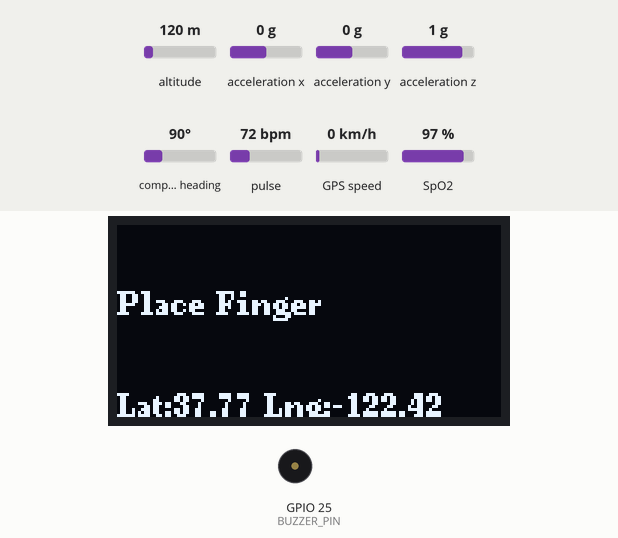
Simulated run of this sketch. Board: ESP32. On the bench: 128×64 one-colour display, buzzer (waves = sounding, pin HIGH). The inputs (shaded band) are chosen by the test bench; at power-on: pulse 72 bpm, SpO2 97 %, altitude 120 m, acceleration x 0 g, acceleration y 0 g, acceleration z 1 g, compass heading 90°, GPS speed 0 km/h. WiFi joins after 1.5 s; servers stay silent unless stated; the GPS gets a fix after 3 s at 37.7749, -122.4194 with 8 satellites; what the sketch prints to the serial monitor is not drawn.

Above: at 3.5 s.
3.6 s: pulse set to 42 bpm
At 6.7 s:
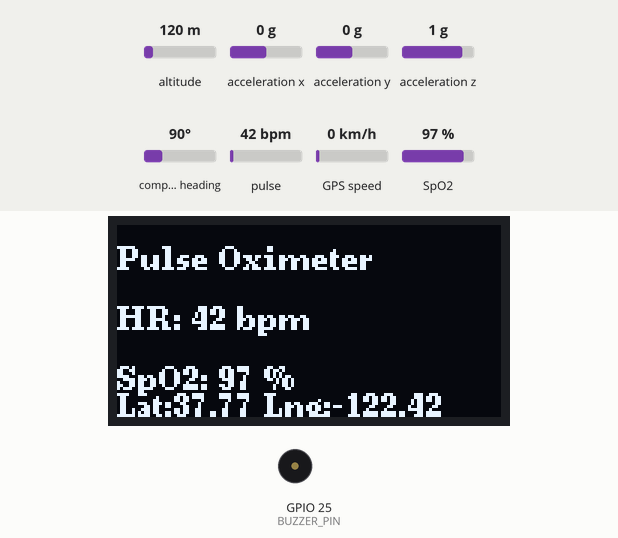
7.0 s: SpO2 set to 90 %
At 8.8 s:
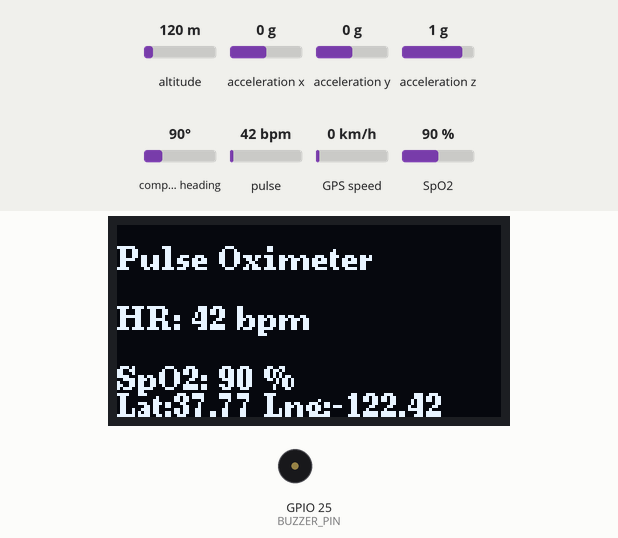
9.1 s: pulse set to 70 bpm
At 10.8 s:
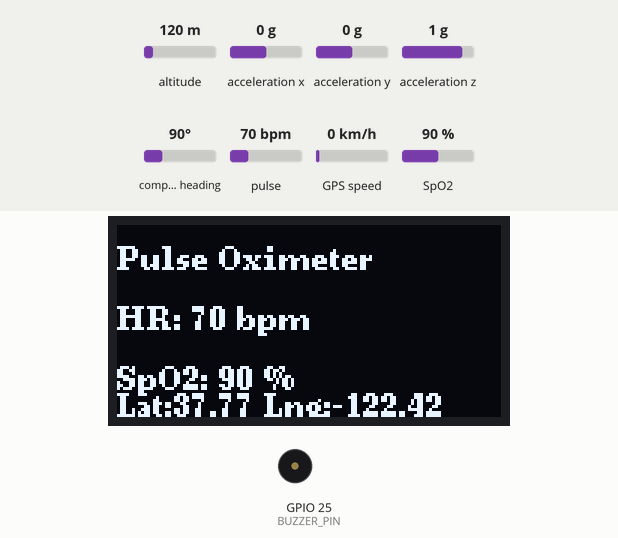
11.2 s: SpO2 set to 87 %
At 12.8 s:
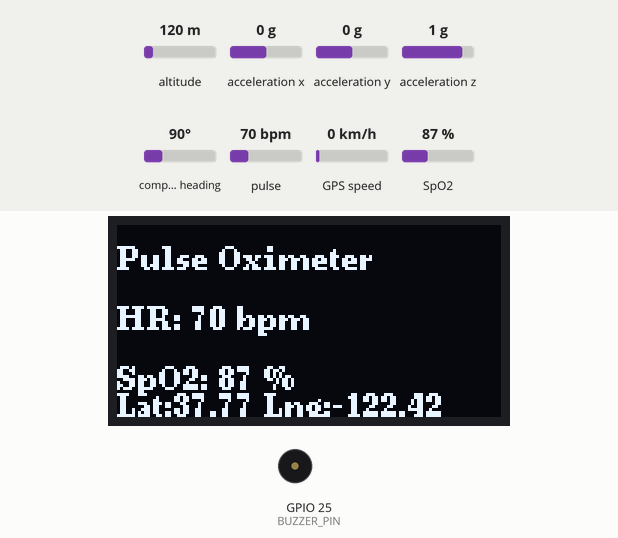
13.2 s: SpO2 set to 84 %
At 14.8 s:
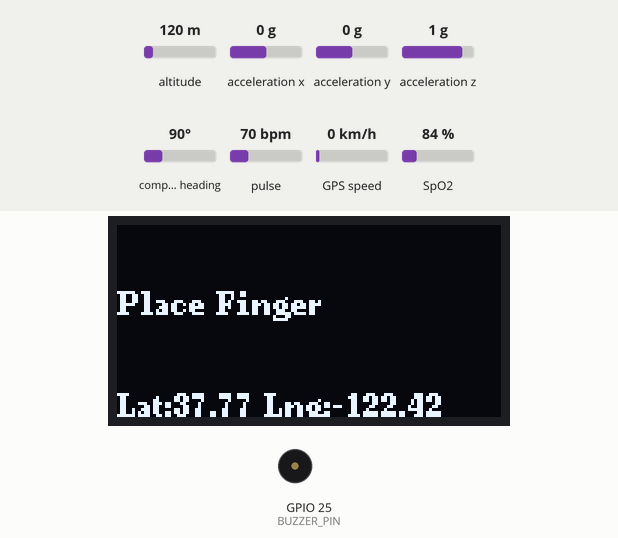
Timing chart, 0 to 16.3 s (numbered marks = the images above; inputs shaded):
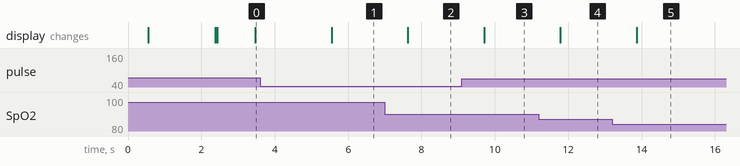

The sketch:

The_Final_Code.ino
```cpp
#define BLYNK_TEMPLATE_ID "TMPL3XZ5qjI5u"
#define BLYNK_TEMPLATE_NAME "Fall Detector and Heart Rate monitor 2"
#define BLYNK_AUTH_TOKEN "4wi7bOid5ebC80e6ozPwusonIHxhRKl6"


#include <Wire.h>
#include <WiFi.h>
#include <BlynkSimpleEsp32.h>
#include <U8g2lib.h>
#include "MAX30100_PulseOximeter.h"
#include <Adafruit_Sensor.h>
#include <Adafruit_ADXL345_U.h>
#include <TinyGPSPlus.h>
#include <HardwareSerial.h>

// WiFi credentials
char ssid[] = "MANIT";
char pass[] = "";

// OLED
U8G2_SH1106_128X64_NONAME_F_HW_I2C u8g2(U8G2_R0, U8X8_PIN_NONE);

// MAX30100
PulseOximeter pox;
#define REPORTING_PERIOD_MS 1000
uint32_t tsLastReport = 0;

// ADXL345
Adafruit_ADXL345_Unified accel = Adafruit_ADXL345_Unified(12345);
const float FALL_THRESHOLD = 40.0;
const float SUDDEN_IMPACT_THRESHOLD = 10.0;
float prevAccel = 0;
unsigned long lastFallTime = 0;
const unsigned long FALL_ALERT_INTERVAL = 5000; // 5 sec

// Buzzer & Button
#define BUZZER_PIN 25
#define BUTTON_PIN 26
bool buzzerOn = false;
unsigned long buzzerStartTime = 0;
const unsigned long BUZZER_TIMEOUT = 6000; // 6 seconds

// GPS
TinyGPSPlus gps;
HardwareSerial GPSserial(1); // UART1 (GPIO 16 = RX, 17 = TX)

void onBeatDetected() {
  Serial.println("Beat!");
}

void setup() {
  Serial.begin(115200);
  delay(500);
  Wire.begin(21, 22);  // SDA, SCL

  // OLED
  u8g2.begin();
  u8g2.setFont(u8g2_font_ncenB08_tr);
  u8g2.clearBuffer();
  u8g2.drawStr(20, 15, "Initialising...");

// Smiley face
u8g2.drawCircle(64, 40, 18);    // Head
u8g2.drawDisc(56, 34, 2);       // Left eye
u8g2.drawDisc(72, 34, 2);       // Right eye

// Smile (using lines for better arc)
u8g2.drawLine(56, 46, 59, 48);
u8g2.drawLine(59, 48, 64, 49);
u8g2.drawLine(64, 49, 69, 48);
u8g2.drawLine(69, 48, 72, 46);

u8g2.sendBuffer();


  // Blynk
  Blynk.begin(BLYNK_AUTH_TOKEN, ssid, pass);

  // MAX30100
  if (!pox.begin()) {
    Serial.println("MAX30100 FAILED");
    u8g2.clearBuffer();
    u8g2.drawStr(0, 30, "MAX30100 FAILED");
    u8g2.sendBuffer();
    while (1);
  }
  pox.setIRLedCurrent(MAX30100_LED_CURR_27_1MA);
  pox.setOnBeatDetectedCallback(onBeatDetected);
  u8g2.clearBuffer();
  u8g2.drawStr(0, 30, "MAX30100 SUCCESS");
  u8g2.sendBuffer();

  // ADXL345
  if (!accel.begin()) {
    Serial.println("ADXL345 not detected");
    while (1);
  }
  accel.setRange(ADXL345_RANGE_16_G);
  Serial.println("ADXL345 Ready");

  // Buzzer & Button
  pinMode(BUZZER_PIN, OUTPUT);
  pinMode(BUTTON_PIN, INPUT_PULLUP);
  digitalWrite(BUZZER_PIN, LOW);

  // GPS
  GPSserial.begin(9600, SERIAL_8N1, 16, 17);
  Serial.println("GPS Initialized");
}

void loop() {
  Blynk.run();
  pox.update();
  delay(10); // small required delay

  // Read GPS data
  while (GPSserial.available()) {
    gps.encode(GPSserial.read());
  }

  // Accelerometer
  sensors_event_t event;
  accel.getEvent(&event);
  float ax = event.acceleration.x;
  float ay = event.acceleration.y;
  float az = event.acceleration.z;
  float totalAccel = sqrt(ax * ax + ay * ay + az * az);
  float accelChange = abs(totalAccel - prevAccel);
  prevAccel = totalAccel;

  // Fall detection
  if (totalAccel > FALL_THRESHOLD && accelChange > SUDDEN_IMPACT_THRESHOLD && millis() - lastFallTime > FALL_ALERT_INTERVAL) {
    Serial.println("🚨 Fall Detected!");
    Blynk.logEvent("fall_detected", "⚠️ Fall Detected!⚠️");

    // Send GPS location with alert
    if (gps.location.isValid()) {
      Blynk.virtualWrite(V2, gps.location.lat());
      Blynk.virtualWrite(V3, gps.location.lng());

      String link = "https://maps.google.com/?q=" + String(gps.location.lat(), 6) + "," + String(gps.location.lng(), 6);
      Blynk.logEvent("gps_location", link);
    }

    digitalWrite(BUZZER_PIN, HIGH);
    buzzerOn = true;
    buzzerStartTime = millis();
    lastFallTime = millis();
  }

  // Buzzer cancel or timeout
  if (buzzerOn) {
    if (digitalRead(BUTTON_PIN) == LOW) {
      Serial.println("✅ Button Pressed - User is OK");
      digitalWrite(BUZZER_PIN, LOW);
      buzzerOn = false;
      Blynk.logEvent("im_ok", "✅ I'm OK 😊😊");
      delay(500);
    } else if (millis() - buzzerStartTime >= BUZZER_TIMEOUT) {
      Serial.println("⏱️ Timeout - Turning off buzzer");
      digitalWrite(BUZZER_PIN, LOW);
      buzzerOn = false;
      Blynk.logEvent("alert", "🚨 Possible Emergency Detected!");
    }
  }

  // Pulse Oximeter + GPS Reporting
  if (millis() - tsLastReport > REPORTING_PERIOD_MS) {
    float hr = pox.getHeartRate();
    float spo2 = pox.getSpO2();
    bool fingerDetected = (hr > 40 && hr < 180 && spo2 > 85 && spo2 <= 100);

    Serial.print("HR: "); Serial.print(hr);
    Serial.print(" | SpO2: "); Serial.print(spo2);
    Serial.print(" | Finger: "); Serial.println(fingerDetected ? "Yes" : "No");

    u8g2.clearBuffer();

    if (fingerDetected) {
      char hrStr[20], spo2Str[20];
      sprintf(hrStr, "HR: %d bpm", (int)hr);
      sprintf(spo2Str, "SpO2: %d %%", (int)spo2);
      u8g2.drawStr(0, 15, "Pulse Oximeter");
      u8g2.drawStr(0, 35, hrStr);
      u8g2.drawStr(0, 55, spo2Str);

      Blynk.virtualWrite(V0, (int)hr);
      Blynk.virtualWrite(V1, (int)spo2);
    } else {
      u8g2.drawStr(0, 30, "Place Finger");
      Blynk.virtualWrite(V0, 0);
      Blynk.virtualWrite(V1, 0);
    }

    // GPS to OLED and Blynk Map (V2)
    if (gps.location.isValid()) {
      char gpsStr[40];
      sprintf(gpsStr, "Lat:%.2f Lng:%.2f", gps.location.lat(), gps.location.lng());
      u8g2.drawStr(0, 64, gpsStr); // Last row on OLED

      // Send to Blynk Map widget (V2)
      Blynk.virtualWrite(V2, gps.location.lat());
      Blynk.virtualWrite(V3, gps.location.lng());

      Serial.print("GPS → Lat: ");
      Serial.print(gps.location.lat(), 6);
      Serial.print(" | Lng: ");
      Serial.println(gps.location.lng(), 6);
    } else {
      Serial.println("Waiting for GPS signal...");
    }
    u8g2.sendBuffer();
    tsLastReport = millis();
  }
}
```

Measured:
- the behaviour switches between 86 and 85 % on SpO2 (found by bisection; images 4 and 5)
- after the input at 3.6 s, the display: changes after 2.0 s (image 1)
- after the input at 7.0 s, the display: changes after 0.63 s (image 2)
- after the input at 9.1 s, the display: changes after 0.61 s (image 3)
- after the input at 11.2 s, the display: changes after 0.59 s (image 4)
- after the input at 13.2 s, the display: changes after 0.66 s (image 5)
